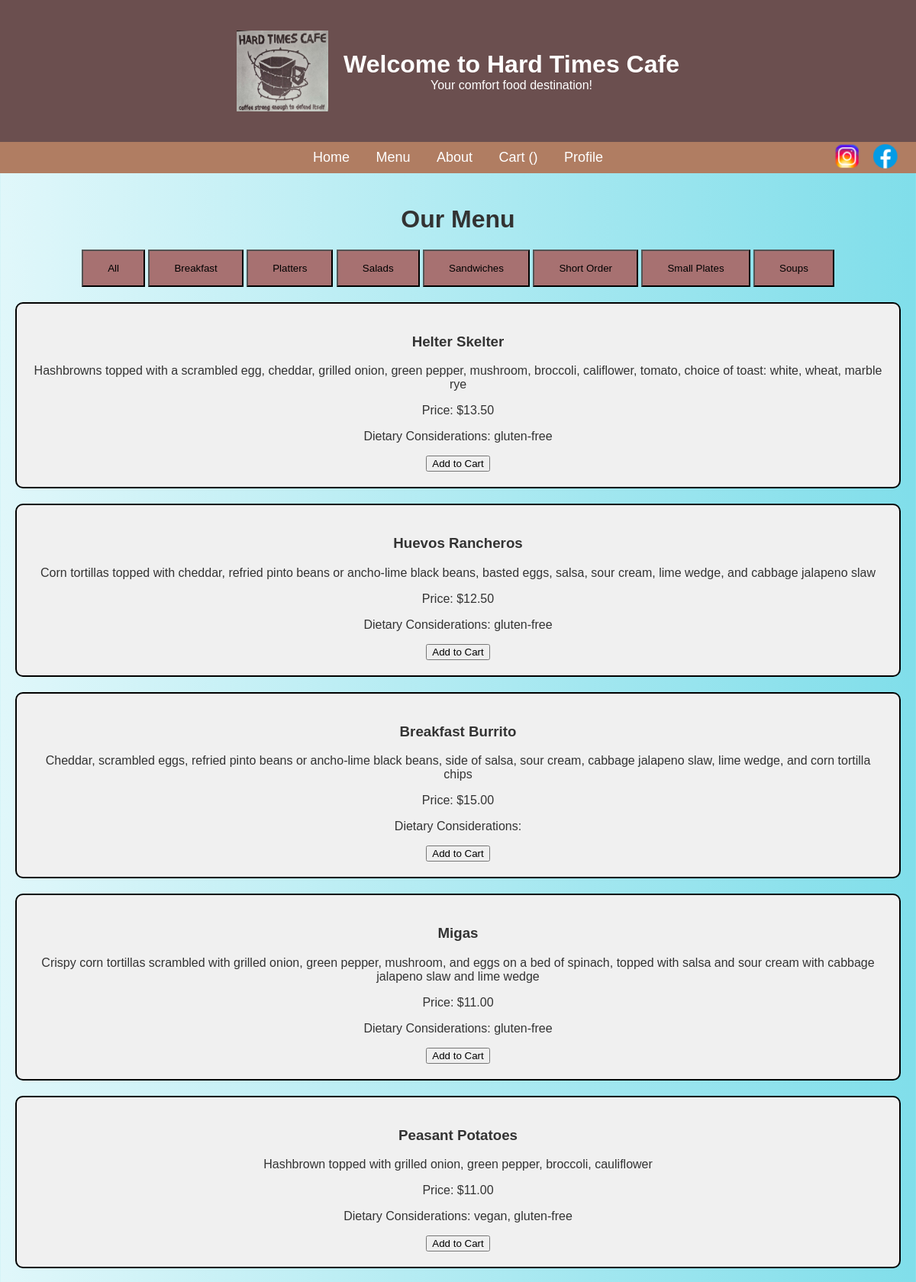
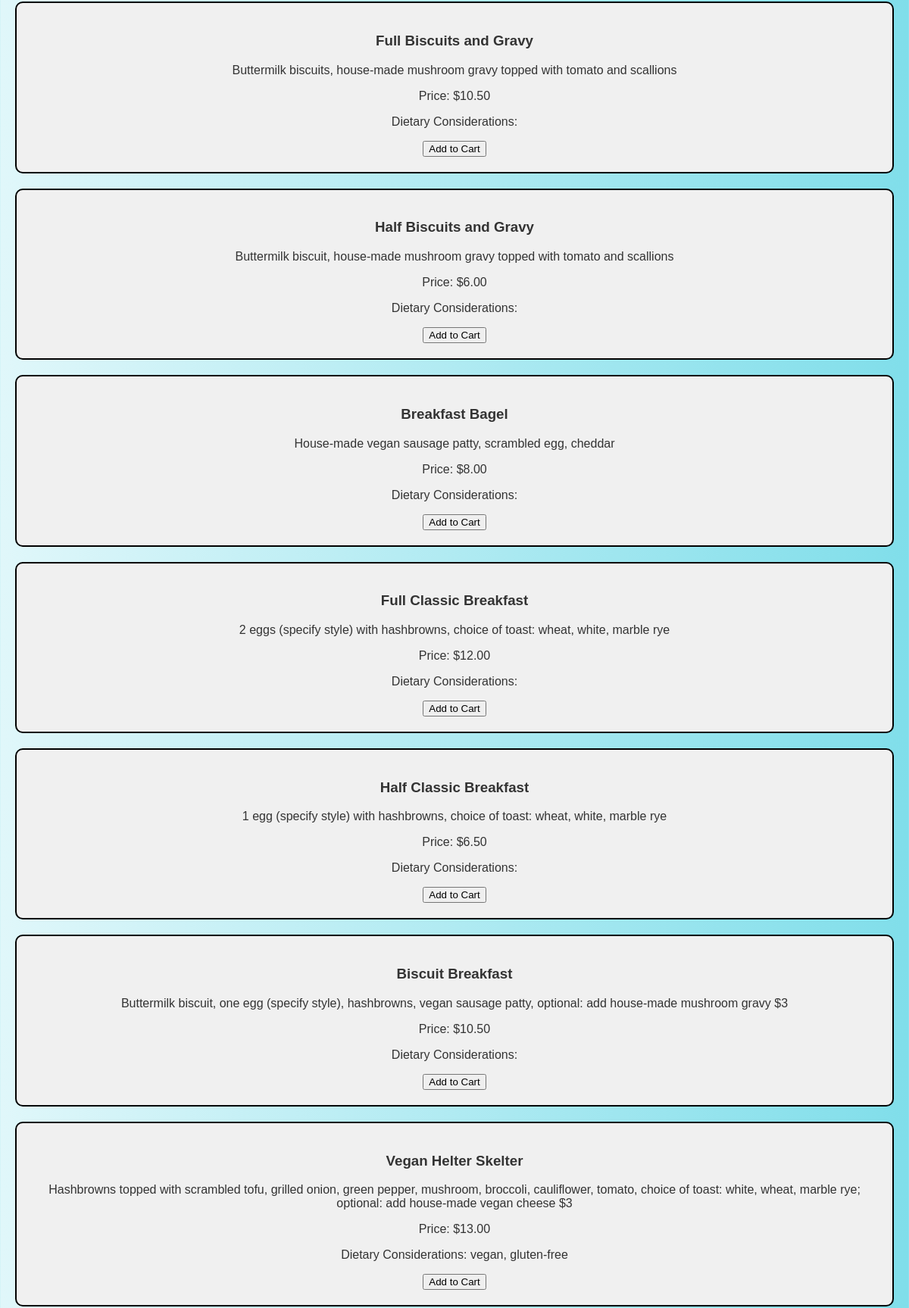
The app's page /menu?category=Breakfast (upper part) with its own data (2 pictures, top to bottom).
### app.py (models this page shows, shortened)
class menu_items(db.Model):
    menuId = db.Column(db.Integer, primary_key=True)
    name = db.Column(db.String(100), nullable=False)
    description = db.Column(db.String(100))
    price = db.Column(db.Float, nullable=False)
    denotations = db.Column(db.String(100))
    category = db.Column(db.String(100))
    item = db.relationship('orderDetails', foreign_keys='orderDetails.itemId', backref='menu_items', lazy=True)

### app.py (the view)
@app.route('/menu', methods=['GET'])
def menu():
    category = request.args.get('category', 'all')
    if category == 'all':
        menuItems = menu_items.query.all()
    else:
        menuItems = menu_items.query.filter_by(category=category).all()
    categories = db.session.query(menu_items.category).distinct().order_by(menu_items.category).all()
    return render_template('menu.html', menuItems=menuItems, categories=categories, selected_category=category)

### templates/menu.html (shortened to what this page needs)
<!DOCTYPE html>
<html lang="en">
<head>
    <link rel="stylesheet" href="{{ url_for('static', filename='style.css') }}">
</head>
<body>
    <header>
        <div class="header-container">
          <img src="{{ url_for('static', filename='logo.jpg') }}" alt="Hard Times Cafe Logo" class="logo">
          <div class="header-text">
            <h1>Welcome to Hard Times Cafe</h1>
            <p>Your comfort food destination!</p>
          </div>
        </div>
    </header>
    <div class="nav-social-container">
        <nav class="navbar">
            <ul class="nav-links">
                <li><a href="{{ url_for('home') }}">Home</a></li>
                <li><a href="{{ url_for('menu') }}">Menu</a></li>
                <li><a href="{{ url_for('about') }}">About</a></li>
                <li><a href="{{ url_for('checkout') }}">Cart (<span id="cart-counter">0</span>)</a></li>
                <li><a href="/user">Profile</a></li>
            </ul>
            <div class="social-icons">
                <a href="https://www.instagram.com/hardtimescafempls/?hl=en" target="_blank">
                    <img src="{{ url_for('static', filename='ig_icon.png') }}" alt="Instagram" style="height: 40px;"></a>
                <a href="https://www.facebook.com/hardtimescafe/" target="_blank">
                    <img src="{{ url_for('static', filename='fb_icon.png') }}" alt="Facebook" style="height: 40px;"></a>
            </div>
        </nav>
    </div>
    <main>
        <h1>Our Menu</h1>
        <div class="categories">
            <button class="button" onclick="window.location.href='/menu'">All</button>
            {% for category in categories %}
                <button class="button" onclick="window.location.href='/menu?category={{ category.category }}'" {% if selected_category == category.category %}class="active"{% endif %}>{{ category.category}}</button>
            {% endfor %}
        </div>
        <div class="menu-items">
            {% for item in menuItems %}
            <div class="menu-item">
                <h3>{{ item.name }}</h3>
                <p>{{ item.description }}</p>
                <p>Price: ${{ "%.2f" | format(item.price) }}</p>
                <p>Dietary Considerations: {{ item.denotations }}</p>
                <button class="add-to-cart"
                        data-id="{{ item.menuId }}"
                        data-name="{{ item.name }}"
                        data-price="{{ item.price }}"> Add to Cart </button>
            </div>
            {% endfor %}
        </div>
    </main>
</body>
</html>

### static/style.css (style rules this page uses)
body { font-family: Arial, sans-serif; background-color: #fff8f0; color: #333; margin: 0; padding: 0; }
header { background-color: #6b4f4f; color: white; padding: 20px; text-align: center; }
.nav-social-container { position: relative; }
.social-icons { position: absolute; top: 50%; right: 20px; transform: translateY(-50%); display: flex; gap: 10px; }
.social-icons img { transition: transform 0.2s ease-in-out; cursor: pointer; }
nav { background-color: #b07d62; padding: 10px 0; }
nav ul { list-style: none; margin: 0; padding: 0; text-align: center; }
nav ul li { display: inline-block; margin: 0; }
nav ul li a { color: white; text-decoration: none; font-size: 18px; padding: 8px 15px; transition: 0.3s ease; border-radius: 5px; }
main { padding: 20px; text-align: center; }
.header-container { display: flex; align-items: center; justify-content: center; padding: 20px; text-align: center; }
.logo { width: 120px; height: auto; object-fit: contain; margin-right: 20px; }
.header-text h1, .header-text p { margin: 0; }

### templates/menu.html (style rules this page uses)
body { background: linear-gradient(to right, #e0f7fa, #80deea); font-family: Arial, sans-serif; margin: 0; padding: 0; }
.menu-item { grid-column: span 2; text-align: center; margin-bottom: 20px; border: 2px solid #000; padding: 20px; background-color: #f0f0f0; border-radius: 10px; }
.button { padding: 15px 32px; background-color: #a77171; margin-bottom: 20px; }

### records on screen
menu_items: name "Helter Skelter", description "Hashbrowns topped with a scrambled egg, cheddar, grilled onion, green pepper, mushroom, broccoli, califlower, tomato, choice of toast: white, wheat, marble rye", price "13.50", denotations "gluten-free"
menu_items: name "Huevos Rancheros", description "Corn tortillas topped with cheddar, refried pinto beans or ancho-lime black beans, basted eggs, salsa, sour cream, lime wedge, and cabbage jalapeno slaw", price "12.50", denotations "gluten-free"
menu_items: name "Breakfast Burrito", description "Cheddar, scrambled eggs, refried pinto beans or ancho-lime black beans, side of salsa, sour cream, cabbage jalapeno slaw, lime wedge, and corn tortilla chips", price "15.00"
menu_items: name "Migas", description "Crispy corn tortillas scrambled with grilled onion, green pepper, mushroom, and eggs on a bed of spinach, topped with salsa and sour cream with cabbage jalapeno slaw and lime wedge", price "11.00", denotations "gluten-free"
menu_items: name "Peasant Potatoes", description "Hashbrown topped with grilled onion, green pepper, broccoli, cauliflower", price "11.00", denotations "vegan, gluten-free"
menu_items: name "Full Biscuits and Gravy", description "Buttermilk biscuits, house-made mushroom gravy topped with tomato and scallions", price "10.50"
menu_items: name "Half Biscuits and Gravy", description "Buttermilk biscuit, house-made mushroom gravy topped with tomato and scallions", price "6.00"
menu_items: name "Breakfast Bagel", description "House-made vegan sausage patty, scrambled egg, cheddar", price "8.00"
menu_items: name "Full Classic Breakfast", description "2 eggs (specify style) with hashbrowns, choice of toast: wheat, white, marble rye", price "12.00"
menu_items: name "Half Classic Breakfast", description "1 egg (specify style) with hashbrowns, choice of toast: wheat, white, marble rye", price "6.50"
menu_items: name "Biscuit Breakfast", description "Buttermilk biscuit, one egg (specify style), hashbrowns, vegan sausage patty, optional: add house-made mushroom gravy $3", price "10.50"
menu_items: name "Vegan Helter Skelter", description "Hashbrowns topped with scrambled tofu, grilled onion, green pepper, mushroom, broccoli, cauliflower, tomato, choice of toast: white, wheat, marble rye; optional: add house-made vegan cheese $3", price "13.00", denotations "vegan, gluten-free"

### other values on screen
{{ category.category }} "Breakfast" "Platters" "Salads" "Sandwiches" "Short Order" "Small Plates" "Soups"
